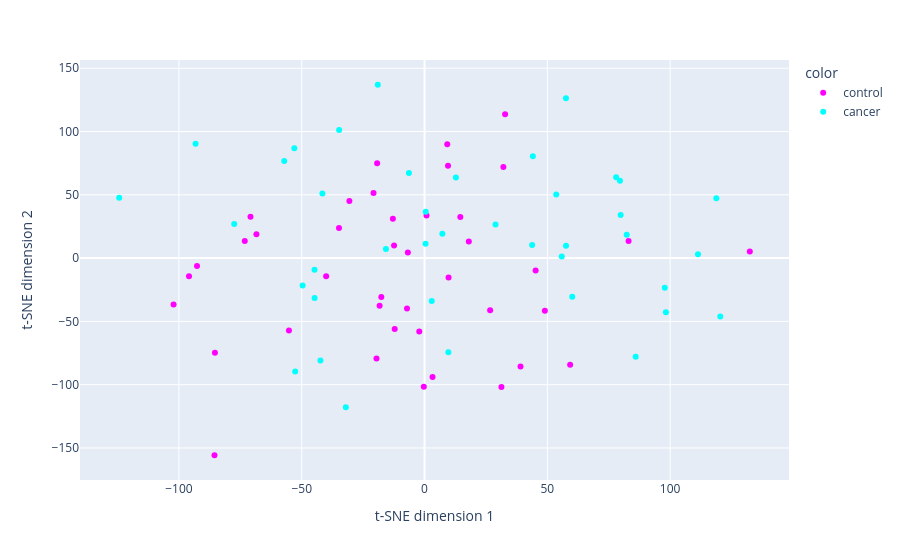

This figure's notebook cell:
### Markdown cell above
### 2D plot

### Code cell
import plotly.express as px
fig = px.scatter(x=X_embedded[:,0], y=X_embedded[:,1], color=tmp_train['Class'],color_discrete_sequence=["magenta", "cyan"])
# fig.set_size_inches(10,6)
fig.update_layout(
        xaxis_title='t-SNE dimension 1',
        yaxis_title='t-SNE dimension 2',
    )
fig.show()

### Figure 1 — Plotly figure (JSON) as saved in the notebook; plotly's stock layout.template omitted (floating-point values rounded to 4 significant figures)
{"data": [{"hovertemplate": "color=control<br>x=%{x}<br>y=%{y}<extra></extra>", "legendgroup": "control", "marker": {"color": "magenta", "symbol": "circle"}, "mode": "markers", "name": "control", "orientation": "v", "showlegend": true, "type": "scatter", "x": [-12.15, -2.146, 32.79, -19.56, 3.256, 59.27, 39.07, 31.3, 26.71, -85.34, -95.9, -40.06, -55.21, 14.56, 132.4, -20.77, -92.64, -0.3128, -68.46, -73.2, -70.87, -17.61, 32.1, -18.29, 9.776, -7.147, 9.559, -85.52, 83.07, 45.23, 48.98, -102.2, -6.802, -30.6, -19.31, 9.247, -12.41, 0.7996, 18.02, -34.84, -12.89], "xaxis": "x", "y": [-56.02, -58.08, 113.6, -79.26, -93.92, -84.23, -85.69, -101.8, -41.26, -74.87, -14.27, -14.37, -57.14, 32.43, 5.259, 51.48, -6.204, -101.7, 18.73, 13.59, 32.72, -30.73, 72.03, -37.56, -15.41, -39.85, 72.87, -155.8, 13.4, -9.828, -41.69, -36.61, 4.34, 45.11, 75.0, 90.01, 10.02, 33.64, 13.04, 23.83, 31.13], "yaxis": "y"}, {"hovertemplate": "color=cancer<br>x=%{x}<br>y=%{y}<extra></extra>", "legendgroup": "cancer", "marker": {"color": "cyan", "symbol": "circle"}, "mode": "markers", "name": "cancer", "orientation": "v", "showlegend": true, "type": "scatter", "x": [79.56, -52.68, 78.01, 82.31, 55.86, -42.39, 118.8, -32.05, 111.3, -19.03, 85.96, -53.03, -34.78, -77.49, -93.23, 9.694, 44.1, -49.65, -44.8, 98.25, 120.4, -124.3, 97.79, 2.931, 43.82, -15.73, 60.13, -44.76, 12.75, 57.6, -6.367, -57.13, -41.59, 28.89, 7.255, 57.57, 53.61, 0.4006, 79.85, 0.4743], "xaxis": "x", "y": [61.06, -89.64, 63.9, 18.34, 1.335, -80.9, 47.36, -117.8, 3.022, 136.9, -77.89, 86.67, 101.2, 26.97, 90.28, -74.5, 80.48, -21.71, -9.128, -42.75, -46.15, 47.71, -23.35, -33.98, 10.42, 7.096, -30.47, -31.58, 63.61, 9.774, 67.22, 76.78, 51.04, 26.49, 19.17, 126.3, 50.33, 11.26, 34.1, 36.57], "yaxis": "y"}], "layout": {"legend": {"title": {"text": "color"}, "tracegroupgap": 0}, "margin": {"t": 60}, "xaxis": {"anchor": "y", "domain": [0, 1], "title": {"text": "t-SNE dimension 1"}}, "yaxis": {"anchor": "x", "domain": [0, 1], "title": {"text": "t-SNE dimension 2"}}}}
